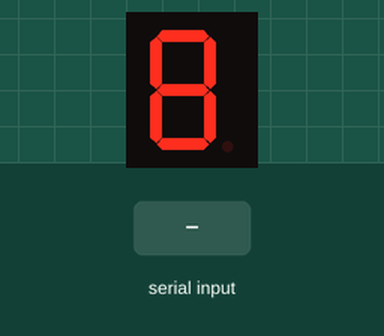
A sketch run on a simulated Arduino Uno, built with avr-gcc and run on an emulated ATmega328P. Shown: 1-digit seven-segment display. Wiring (inferred from the names in the program): 1-digit 7-segment display, segments lit when LOW: segments pin 2, pin 3, pin 4, pin 5, pin 6, pin 7, pin 8. The inputs (shaded band) are chosen by the test bench. The segment pins are drawn as the display they are named for.

Above: at 1.2 s.
1.3 s: "0" received over Serial
At 1.6 s:
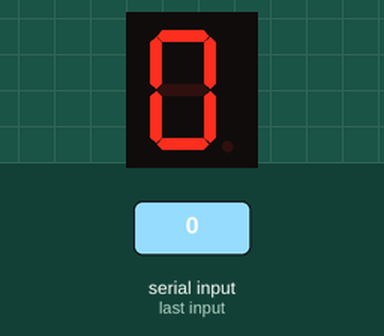
2.8 s: "1" received over Serial
At 4.0 s:
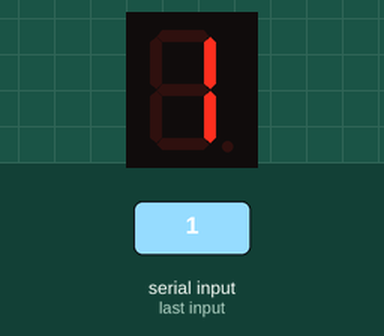
4.3 s: "2" received over Serial
At 5.1 s:
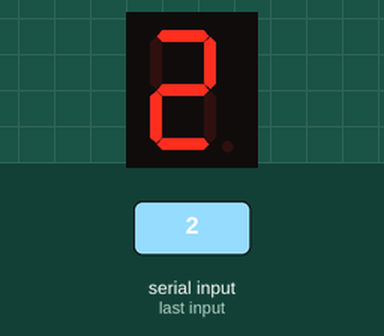
5.8 s: "3" received over Serial
At 6.2 s:
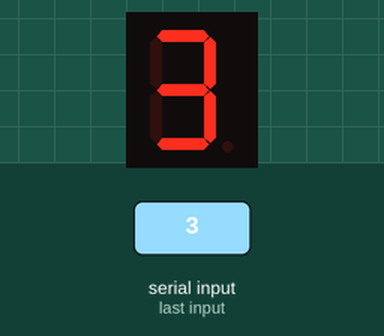
7.3 s: "4" received over Serial
At 8.5 s:
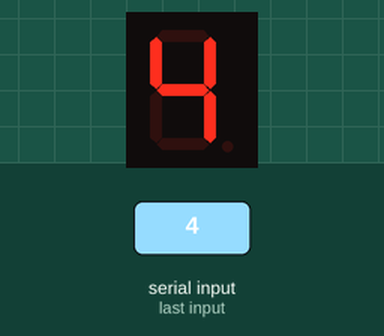
8.8 s: "5" received over Serial
At 9.7 s:
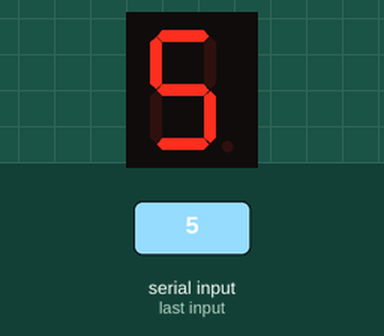
Timing chart, 0 to 11.3 s (numbered marks = the images above; inputs shaded):
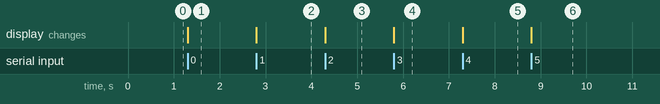

The sketch:

display_enter_num_by_ssd.ino
```cpp
int a=2;
int b=3;
int c=4;
int d=5;
int e=6;
int f=7;
int g=8;
int i;
void setup()
{
  Serial.begin(9600);
  for(i=2;i<9;i++)
  {
    pinMode(i,OUTPUT);
  }
}

void loop()
{
  if(Serial.available()>0)
  {
    char in = Serial.read();
    if(in =='0')
    {
      zero();
    }
    else if(in=='1')
      one();
    else if(in=='2')
      two();
    else if(in=='3')
      three();
    else if(in=='4')
      four();
    else if(in=='5')
      five();
    else if(in=='6')
      six();
    else if(in=='7')
      seven();
    else if(in=='8')
      eight();
    else if(in=='9')
      nine();
    else
      defaut();
  }
}
void zero()
{
  digitalWrite(a,0);
  digitalWrite(b,0);
  digitalWrite(c,0);
  digitalWrite(d,0);
  digitalWrite(e,0);
  digitalWrite(f,0);
  digitalWrite(g,1);
  delay(1000);
}
void one()
{
  digitalWrite(a,1);
  digitalWrite(b,0);
  digitalWrite(c,0);
  digitalWrite(d,1);
  digitalWrite(e,1);
  digitalWrite(f,1);
  digitalWrite(g,1);
  delay(1000);
}
void two()
{
  digitalWrite(a,0);
  digitalWrite(b,0);
  digitalWrite(c,1);
  digitalWrite(d,0);
  digitalWrite(e,0);
  digitalWrite(f,1);
  digitalWrite(g,0);
  delay(1000);
}
void three()
{
  digitalWrite(a,0);
  digitalWrite(b,0);
  digitalWrite(c,0);
  digitalWrite(d,0);
  digitalWrite(e,1);
  digitalWrite(f,1);
  digitalWrite(g,0);
  delay(1000);
}
void four()
{
  digitalWrite(a,1);
  digitalWrite(b,0);
  digitalWrite(c,0);
  digitalWrite(d,1);
  digitalWrite(e,1);
  digitalWrite(f,0);
  digitalWrite(g,0);
  delay(1000);
}
void five()
{
  digitalWrite(a,0);
  digitalWrite(b,1);
  digitalWrite(c,0);
  digitalWrite(d,0);
  digitalWrite(e,1);
  digitalWrite(f,0);
  digitalWrite(g,0);
  delay(1000);
}
void six()
{
  digitalWrite(a,0);
  digitalWrite(b,1);
  digitalWrite(c,0);
  digitalWrite(d,0);
  digitalWrite(e,0);
  digitalWrite(f,0);
  digitalWrite(g,0);
  delay(1000);
}
void seven()
{
  digitalWrite(a,0);
  digitalWrite(b,0);
  digitalWrite(c,0);
  digitalWrite(d,1);
  digitalWrite(e,1);
  digitalWrite(f,1);
  digitalWrite(g,1);
  delay(1000);
}
void eight()
{
  digitalWrite(a,0);
  digitalWrite(b,0);
  digitalWrite(c,0);
  digitalWrite(d,0);
  digitalWrite(e,0);
  digitalWrite(f,0);
  digitalWrite(g,0);
  delay(1000);
}
void nine()
{
  digitalWrite(a,0);
  digitalWrite(b,0);
  digitalWrite(c,0);
  digitalWrite(d,0);
  digitalWrite(e,1);
  digitalWrite(f,0);
  digitalWrite(g,0);
  delay(1000);
}
void defaut()
{
  digitalWrite(a,1);
  digitalWrite(b,1);
  digitalWrite(c,1);
  digitalWrite(d,1);
  digitalWrite(e,1);
  digitalWrite(f,1);
  digitalWrite(g,1);
  delay(1000);
}
```

Measured:
- after the input at 1.3 s, the display: changes at once (image 1)
- after the input at 2.8 s, the display: changes at once (image 2)
- after the input at 4.3 s, the display: changes at once (image 3)
- after the input at 5.8 s, the display: changes at once (image 4)
- after the input at 7.3 s, the display: changes at once (image 5)
- after the input at 8.8 s, the display: changes at once (image 6)
